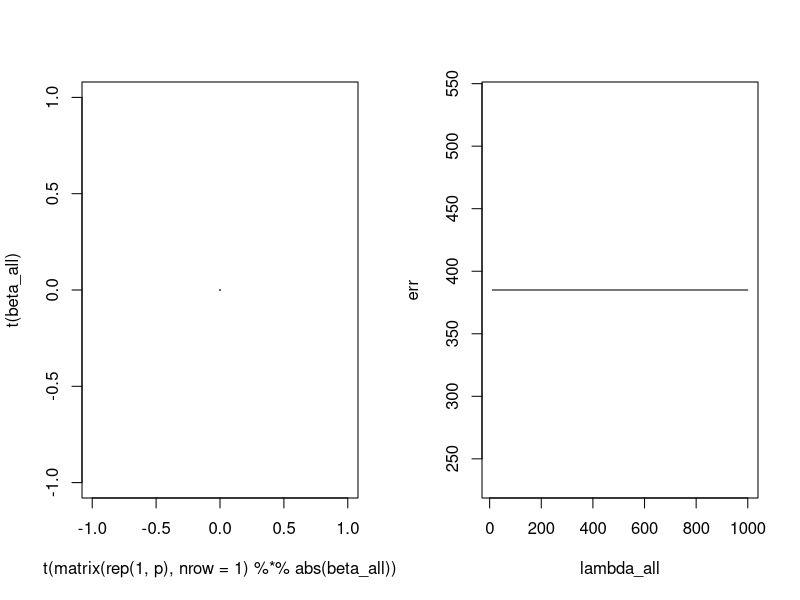
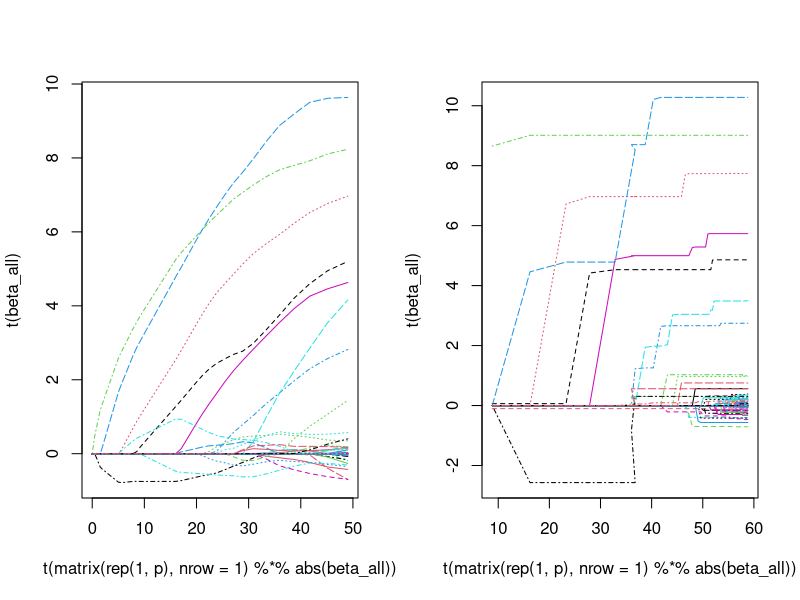

R code for these plots, in order:
n = 50
p = 200
s = 10
T = 10
lambda_all = (100:1)*10
L = length(lambda_all)
X = matrix(rnorm(n*p), nrow=n)
beta_true = matrix(rep(0, p), nrow = p)
beta_true[1:s] = 1:s
Y = X %*% beta_true + rnorm(n)

beta = matrix(rep(0, p), nrow = p)
beta_all = matrix(rep(0, p*L), nrow = p)

R = Y
ss = rep(0, p)
for (j in 1:p)
  ss[j] = sum(X[, j]^2)

err = rep(0, L)
for (l in 1:L)
{
  lambda = lambda_all[l]
  for (t in 1:T)
  {
    for (j in 1:p)
    {
      
      
    }
  }
  beta_all[, l] = beta
  err[l] = sum((beta-beta_true)^2)
}
par(mfrow=c(1,2))
matplot(t(matrix(rep(1, p), nrow = 1)%*%abs(beta_all)), t(beta_all), type = 'l')
plot(lambda_all, err, type = 'l')

X = matrix(rnorm(n*p), nrow=n)
beta_true = matrix(rep(0, p), nrow = p)
beta_true[1:s] = 1:s
Y = X %*% beta_true + rnorm(n)

beta = matrix(rep(0, p), nrow = p)
beta_all = matrix(rep(0, p*L), nrow = p)

R = Y
ss = rep(0, p)
for (j in 1:p)
  ss[j] = sum(X[, j]^2)

for (l in 1:L)
{
  lambda = lambda_all[l]
  for (t in 1:T)
  {
    for (j in 1:p)
    {
      db = sum(R*X[, j])/ss[j]
      b = beta[j]+db
      b=sign(b)*max(0,abs(b)-lambda/ss[j])
      db=b-beta[j]
      R=R-X[,j]*db
      beta[j]=b
    }
  }
  beta_all[, l] = beta
}
par(mfrow=c(1,2))
matplot(t(matrix(rep(1, p), nrow = 1)%*%abs(beta_all)), t(beta_all), type = 'l')

T = 6000
epsilon = .0001
beta = matrix(rep(0, p), nrow = p)
db = matrix(rep(0, p), nrow = p)
beta_all = matrix(rep(0, p*T), nrow = p)

R = Y
for (t in 1:T)
    {
      for (j in 1:p)
        {
        db[j] = sum(R*X[, j])
        j= which.max(abs(db))
        beta[j]=beta[j]+db[j]*epsilon
        R=R-X[,j]*db[j]*epsilon
        }
      beta_all[, t] = beta
} 

matplot(t(matrix(rep(1, p), nrow = 1)%*%abs(beta_all)), t(beta_all), type = 'l')


